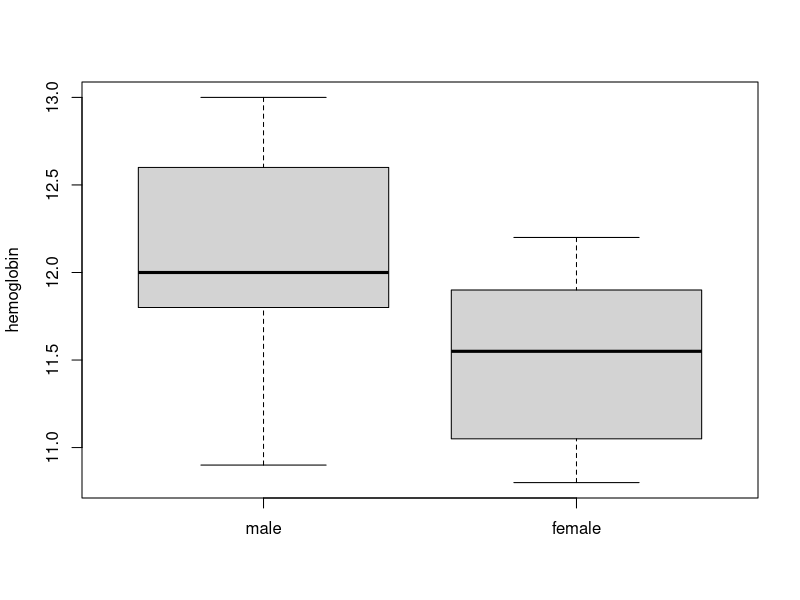

The R source for this figure:
male <- c(12.5, 12.7, 11.8, 12.2, 12.0, 11.9, 12.0, 11.6, 10.9, 12.7, 13.0, 12.3, 12.7, 12.6, 11.8, 11.7, 11.6)
female <- c(11.5, 11.3, 10.9, 10.8, 11.2, 11.8, 12.2, 11.7, 11.6, 10.9, 12.0, 12.0)

var.test(male, female)
t.test(male, female, var.equal = TRUE, alternative = "greater")
t.test(male, female, alternative = "greater")

sp2 <- ((length(male) - 1) * var(male) + (length(female) - 1) * var(female)) /
  (length(male) + length(female) - 2)
t_stat <- (mean(male) - mean(female)) / sqrt(sp2 * (1 / length(male) + 1 / length(female)))
t_stat

boxplot(list(male = male, female = female), ylab = "hemoglobin")

before <- c(82, 76, 90, 68, 74, 88, 79, 85, 71, 80)
after <- c(78, 74, 85, 69, 70, 84, 75, 80, 70, 77)
t.test(before, after, paired = TRUE)
t.test(before - after, mu = 0)

# two proportions: 45/150 vs 30/140
prop.test(c(45, 30), c(150, 140))
prop.test(c(45, 30), c(150, 140), alternative = "greater", correct = FALSE)

t.test(len ~ supp, data = ToothGrowth)
with(ToothGrowth, var.test(len[supp == "OJ"], len[supp == "VC"]))

wilcox.test(male, female, alternative = "greater", exact = FALSE)
